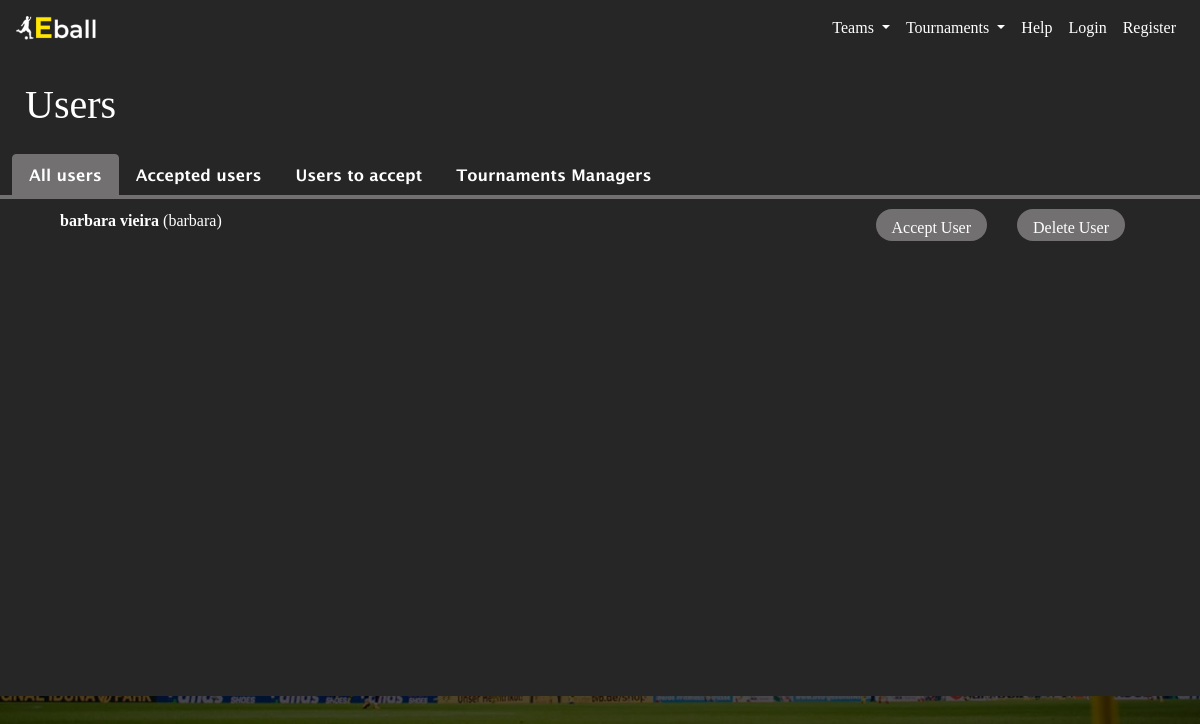
/users/, run on an earlier commit of the app's database.
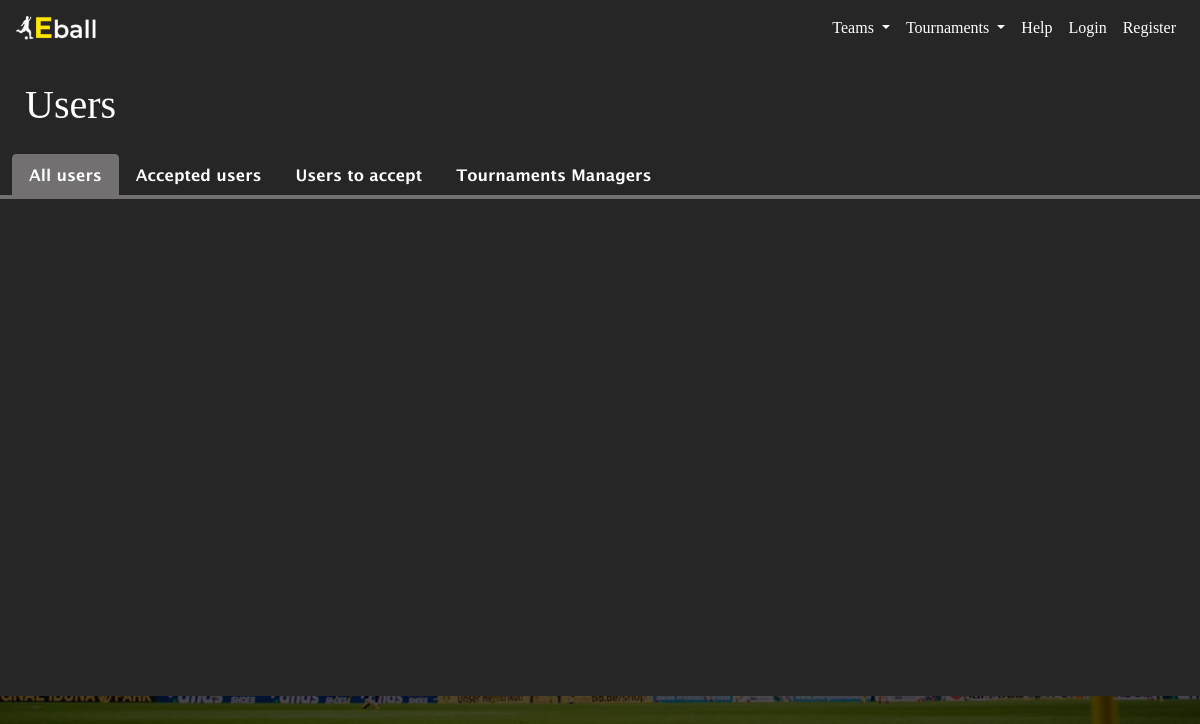
And on a later commit of the database.
### appEball/models.py (models this page shows, shortened)
class CustomUser(AbstractUser):
    email = models.EmailField(max_length=255, unique=True, blank=False)
    firstName = models.CharField(max_length=100, blank=False)
    lastName = models.CharField(max_length=100, blank=False)
    ccNumber = models.IntegerField(unique=True, blank=False)
    phoneNumber = models.IntegerField(unique=True, blank=False)
    profileImg = models.ImageField(upload_to="images")
    isAccepted = models.BooleanField(default=False)
    isTournamentManager = models.BooleanField(default=False)
    isCaptain = models.BooleanField(default=False)
    USERNAME_FIELD = 'email'
    REQUIRED_FIELDS = ['username', 'firstName', 'lastName', 'ccNumber', 'phoneNumber']
    class Meta:
        db_table = 'User'
        verbose_name = 'User'
        verbose_name_plural = 'Users'
        ordering = ["-username"]

### appEball/views.py (the view, shortened to what this page needs)
# urls.py: path('users/', views.users, name='users'),
def users(request):
    allUsers = list()
    acceptedUsers = list()
    notAcceptedUsers = list()
    tournamentsManagers = list()
    allFilter = list(CustomUser.objects.all().exclude(username="admin").order_by('isAccepted','username'))
    acceptedFilter = list(CustomUser.objects.filter(isAccepted = True).exclude(username="admin").order_by('username'))
    notAcceptedFilter = list(CustomUser.objects.filter(isAccepted = False).exclude(username="admin").order_by('username'))
    tournamentsManagersFilter = list(CustomUser.objects.filter(isTournamentManager = True).exclude(username="admin").order_by('username'))
    for i in range(len(allFilter)):
        if(i%2==0):
            allUsers.append(["row2",allFilter[i]])
            if(i<len(acceptedFilter)):
                acceptedUsers.append(["row2",acceptedFilter[i]])
            if(i<len(notAcceptedFilter)):
                notAcceptedUsers.append(["row2",notAcceptedFilter[i]])
            if(i<len(tournamentsManagersFilter)):
                tournamentsManagers.append(["row2",tournamentsManagersFilter[i]])
    return render(request,'appEball/users.html',{'allUsers':allUsers,'acceptedUsers':acceptedUsers,'notAcceptedUsers':notAcceptedUsers,'tournamentsManagers':tournamentsManagers})

### appEball/templates/appEball/users.html (shortened to what this page needs)
{% extends 'appEball/base_with_grey_background.html' %}
{% load static %}
{% block css %}
    <link rel="stylesheet" type="text/css" href="{% static 'appEball/css/users.css' %}">
{% endblock %}
{% block title %}
    Users
{% endblock %}
{% block content2 %}
    <div class="content" id="tabsContent">
        <ul class="nav nav-tabs border-0" id="myTab" role="tablist">
            <li class="nav-item">
                <a class="nav-link active" id="all-tab" data-toggle="tab" href="#all" role="tab" >All users</a>
            </li>
            <li class="nav-item">
                <a class="nav-link" id="accepted-tab" data-toggle="tab" href="#accepted" role="tab" >Accepted users</a>
            </li>
            <li class="nav-item">
                <a class="nav-link" id="to-accept-tab" data-toggle="tab" href="#toAccept" role="tab">Users to accept</a>
            </li>
            <li class="nav-item">
                <a class="nav-link" id="tournament-tab" data-toggle="tab" href="#tManagers" role="tab">Tournaments Managers</a>
            </li>
        </ul>
        <div class="tab-content" id="myTabContent">
            <div class="tab-pane fade show active border border-1" id="all" role="tabpanel" aria-labelledby="all-tab">
                {% for u in allUsers %}
                    <div class="row" id="{{ u.0 }}" onclick="location.href='{% url 'appEball:userProfile' u.1.username %}'">
                        <div class="col-sm-5">
                            <p class="userLabel line"><b>{{ u.1.firstName }} {{ u.1.lastName }}</b> ({{ u.1.username }})</p>
                        </div>
                        <div class="col">
                            <a class="btn rounded-pill" href="{% url 'appEball:delete_user' u.1.username %}" id='pageBtn'>Delete User</a>
                            {% if u.1.isAccepted %}
                                {% if u.1.isTournamentManager == False %}
                                    <a class="btn rounded-pill" href="{% url 'appEball:is_tournament_manager' u.1.username %}" id='pageBtn'>Tournament manager</a>
                                {% else %}
                                    <a class="btn rounded-pill" href="{% url 'appEball:is_tournament_manager' u.1.username %}" id='pageBtnActive'>Tournament manager</a>
                                {% endif %}
                            {% else %}
                                <a class="btn rounded-pill" href="{% url 'appEball:accept_user' u.1.username %}" id='pageBtn'>Accept User</a>
                            {% endif %}
                        </div>
                    </div>
                {% endfor %}
            </div>
        </div>
    </div>
{% endblock %}

What changed in the data, as far as the page shows it:
removed CustomUser: firstName "barbara", lastName "vieira", username "barbara", isAccepted "Accept User"
